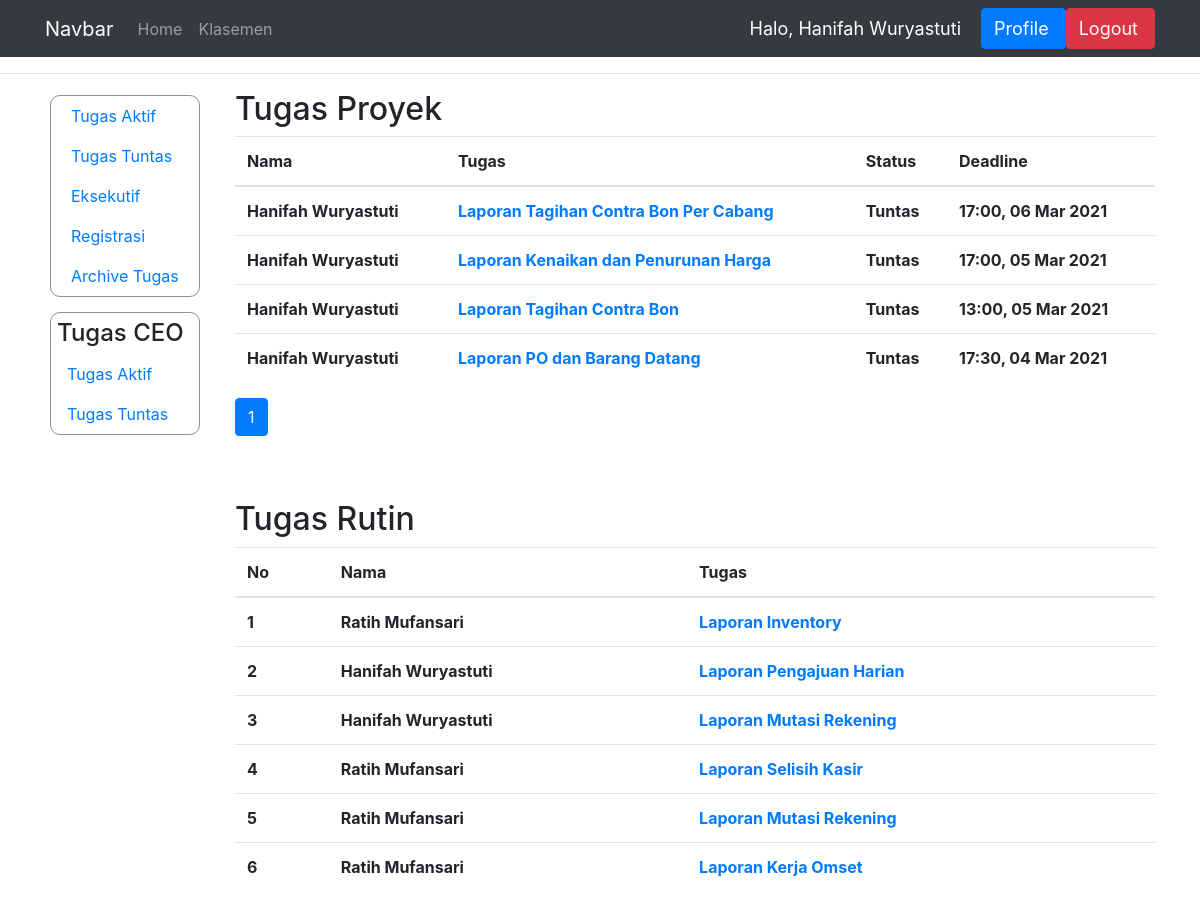
/lihat_tugas_tuntas/ (signed in), run on an earlier commit of the app's database.
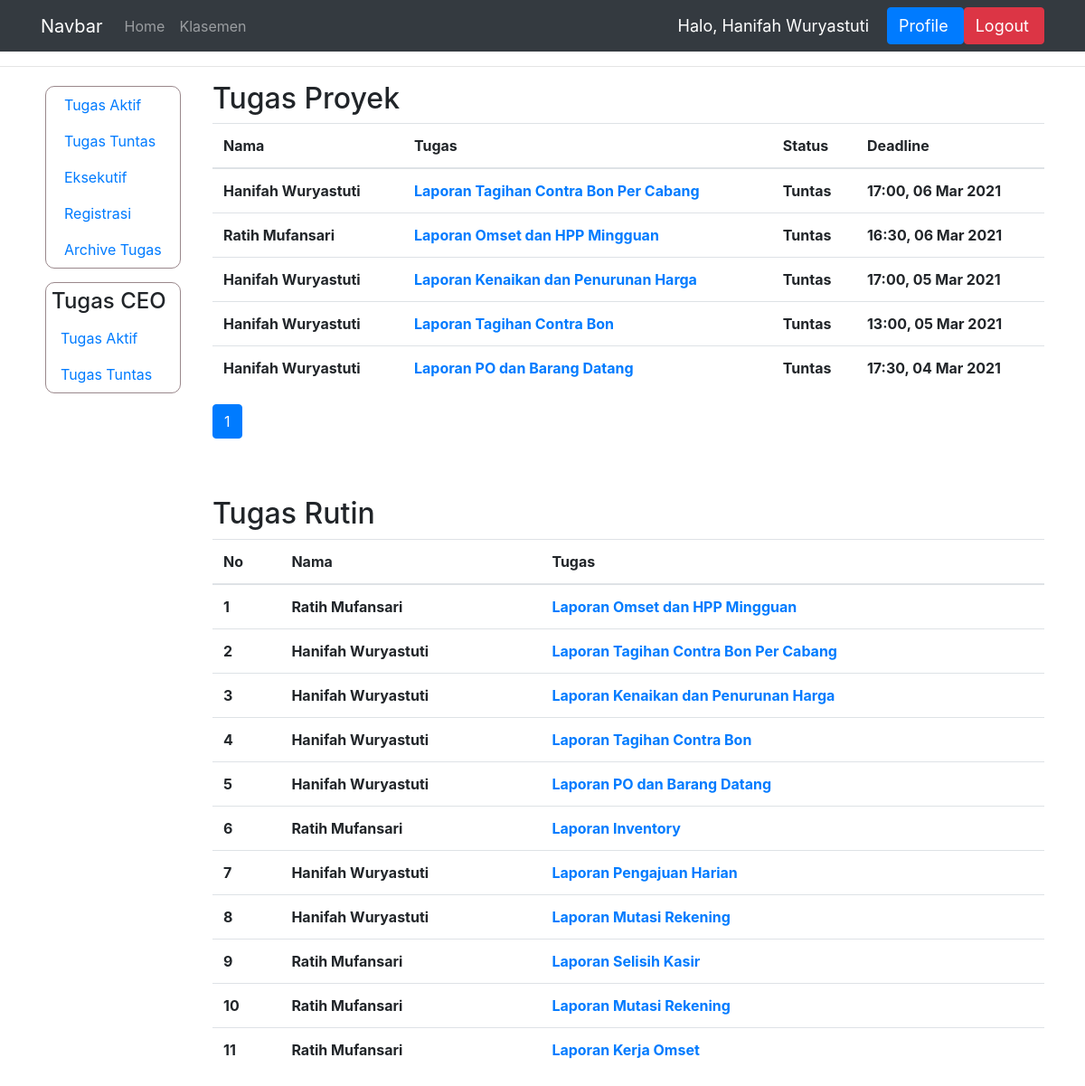
And on a later commit of the database.
### dashboard/models.py (models this page shows, shortened)
class TugasProyek(models.Model):
    STATUS = (
        ('Tuntas', 'Tuntas'),
        ('Hold', 'Hold'),
        ('On Progress', 'On Progress'),
        ('Selesai', 'Selesai'),
        ('Deadline', 'Deadline'),
        ('Terlambat', 'Terlambat')
    )
    pemilik_tugas = models.ForeignKey(User, on_delete=models.CASCADE)
    judul = models.CharField(max_length=150)
    isi = models.CharField(max_length=1000)
    deadline = models.DateTimeField('Deadline')
    status = models.CharField(max_length=15, choices=STATUS)
    bukti = models.CharField(max_length=100, null=True)
    penilaian = models.IntegerField(null=True)
    bagian = models.CharField(max_length = 100, null=True)
    komentar = models.CharField(max_length=1000)
    selesai_pada = models.DateTimeField('Selesai pada', null=True)
    link_bukti = models.CharField(max_length=1000, null=True)
    archive = models.BooleanField(null=True, default=False)
    ketuntasan = models.BooleanField(null=True, default=False)

class TugasRutin(models.Model):
    pemilik_tugas = models.ForeignKey(User, on_delete=models.CASCADE)
    judul = models.CharField(max_length=150)
    isi = models.CharField(max_length=1000)
    bagian = models.CharField(max_length=150, null=True)
    archive = models.BooleanField(null=True)

### dashboard/views.py (the view)
# urls.py: path('lihat_tugas_tuntas/', views.lihat_tugas_tuntas, name='lihat_tugas_tuntas'),
@login_required(login_url='login')
def lihat_tugas_tuntas(request):
    nama = request.user.first_name
    context = {'nama' : nama}
    ceo = request.user.groups.filter(name='CEO').exists()
    if ceo:
        context['sidebar_ceo'] = True
    if not request.user.groups.filter(name='Eksekutif').exists() or request.user.last_name == 'Human Resource':
        context['data_kar'] = True
    if ceo:
        tp = TugasProyek.objects.filter(bagian='Management', status='Tuntas').order_by('-id')
    else:
        tp = TugasProyek.objects.filter(bagian=request.user.last_name, status='Tuntas').order_by('-id')
    banyak_data_per_page = 10
    p = Paginator(tp, banyak_data_per_page)
    page_num = request.GET.get('page', 1)
    try:
	    page = p.page(page_num)
    except EmptyPage:
	    page = p.page(1)
    banyak_halaman = [str(a+1) for a in range(p.num_pages)]
    context['banyak_halaman'] = banyak_halaman
    context['halaman_aktif'] = str(page_num)
    context['tugas_proyek'] = page
    if ceo:
        tr = TugasRutin.objects.filter(bagian='Management', status='Tuntas').order_by('-id')
    else:
        tr = TugasRutin.objects.filter(bagian=request.user.last_name).order_by('-id')
    context['tugas_rutin'] = tr
    return render(request, 'manager/lihat_tugas_tuntas.html', context)

### templates/manager/lihat_tugas_tuntas.html (shortened to what this page needs)
{% extends 'main.html' %}
{% block content %}
  <hr>
  <div class="container">
      <div class="row">
        {% if sidebar_ceo %}
            {% include 'ceo/sidebar.html' %}
        {% else %}
            {% include 'manager/sidebar.html' %}
        {% endif %}
          <div class="col">
              <h2>Tugas Proyek</h2>
                <table class="table">
                <thead>
                    <tr>
                        <th scope="col">Nama</th>
                        <th scope="col">Tugas</th>
                        <th scope="col">Status</th>
                        <th scode="col">Deadline</th>
                    </tr>
                </thead>
                {% for isi in tugas_proyek %}
                <tr>
                    <th>{{isi.pemilik_tugas.first_name}}</th>
                    <th><a href="{% url 'mdetail_proyek' isi.id %}">{{isi.judul}}</a></th>
                    <th>{{isi.status}}</th>
                    <th>{{isi.deadline|time:"H:i"}}, {{isi.deadline|date:"d M Y"}}</th>
                </tr>
                {% endfor %}
                </table>
                <ul class="pagination">
                    {% for i in banyak_halaman %}
                        {% if i == halaman_aktif %}
                        <li class="page-item active">
                            <a class="page-link" href="?page={{i}}">{{i}}</a>
                        </li>
                        {% else %}
                        <li class="page-item">
                            <a class="page-link" href="?page={{i}}">{{i}}</a>
                        </li>
                        {% endif %}
                    {% endfor %}
                </ul>
                <br><br>
              <h2>Tugas Rutin</h2>
              <table class="table">
                <thead>
                    <tr>
                        <th scope="col">No</th>
                        <th scope="col">Nama</th>
                        <th scope="col">Tugas</th>
                    </tr>
                    </thead>
                    {% for isi in tugas_rutin %}
                    <tr>
                        <th scope="row">{{forloop.counter}}</th>
                        <th>{{isi.pemilik_tugas.first_name}}</th>
                        <th><a href="{% url 'progress_tugas_rutin' isi.id %}">{{isi.judul}}</a></th>
                    </tr>
                    {% endfor %}
                </table>
          </div>
      </div>
  </div>
{% endblock %}

What changed in the data, as far as the page shows it:
now on this page (row edited): TugasProyek: pemilik_tugas.first_name "Ratih Mufansari", judul "Laporan Omset dan HPP Mingguan", status "Tuntas", deadline "16:30", deadline "06 Mar 2021"
added TugasRutin: pemilik_tugas.first_name "Ratih Mufansari", judul "Laporan Omset dan HPP Mingguan"
added TugasRutin: pemilik_tugas.first_name "Hanifah Wuryastuti", judul "Laporan Tagihan Contra Bon Per Cabang"
added TugasRutin: pemilik_tugas.first_name "Hanifah Wuryastuti", judul "Laporan Kenaikan dan Penurunan Harga"
added TugasRutin: pemilik_tugas.first_name "Hanifah Wuryastuti", judul "Laporan Tagihan Contra Bon"
added TugasRutin: pemilik_tugas.first_name "Hanifah Wuryastuti", judul "Laporan PO dan Barang Datang"
